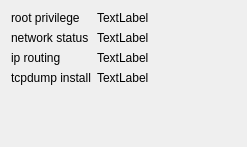
<?xml version="1.0" encoding="UTF-8"?>
<ui version="4.0">
 <class>Form</class>
 <widget class="QWidget" name="Form">
  <property name="geometry">
   <rect>
    <x>0</x>
    <y>0</y>
    <width>247</width>
    <height>147</height>
   </rect>
  </property>
  <property name="windowTitle">
   <string>Form</string>
  </property>
  <layout class="QFormLayout" name="formLayout">
   <item row="0" column="0">
    <widget class="QLabel" name="rootLabel">
     <property name="text">
      <string>root privilege</string>
     </property>
    </widget>
   </item>
   <item row="0" column="1">
    <widget class="QLabel" name="rootStateLabel">
     <property name="text">
      <string>TextLabel</string>
     </property>
    </widget>
   </item>
   <item row="1" column="0">
    <widget class="QLabel" name="netLabel">
     <property name="text">
      <string>network status</string>
     </property>
    </widget>
   </item>
   <item row="1" column="1">
    <widget class="QLabel" name="netStateLabel">
     <property name="text">
      <string>TextLabel</string>
     </property>
    </widget>
   </item>
   <item row="2" column="0">
    <widget class="QLabel" name="routingLabel">
     <property name="text">
      <string>ip routing</string>
     </property>
    </widget>
   </item>
   <item row="2" column="1">
    <widget class="QLabel" name="routingStateLabel">
     <property name="text">
      <string>TextLabel</string>
     </property>
    </widget>
   </item>
   <item row="3" column="0">
    <widget class="QLabel" name="dumpLabel">
     <property name="text">
      <string>tcpdump install</string>
     </property>
    </widget>
   </item>
   <item row="3" column="1">
    <widget class="QLabel" name="dumpStateLabel">
     <property name="text">
      <string>TextLabel</string>
     </property>
    </widget>
   </item>
  </layout>
 </widget>
 <resources/>
 <connections/>
</ui>
